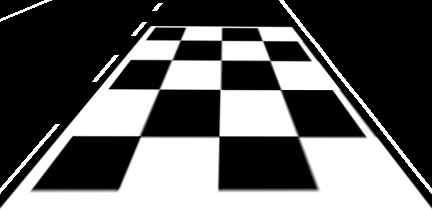
#> input picture checkertest.png, 432 x 210 px
$ python birds-eye.py   (Python 2 division)
#> lines starting #> are read from the running program, lines starting #| are printed output that depends on the picture; after the words box and inside, x2 and y2 are one past the last pixel; in counts of white or black regions, pixels touching at a corner belong together
import numpy as np
import cv2 as cv2
import matplotlib.pyplot as plt
import matplotlib.cm as cm
import math
import numpy.linalg as la
pi = math.pi

#A0145029J_AndresGalavizGomez_Lab7n8

def quatmult(q, r):
	# quaternion multiplication
	out = [0, 0, 0, 0] # output array to hold the result
	out[0] = r[0]*q[0] - r[1]*q[1] - r[2]*q[2] - r[3]*q[3]
	out[1] = r[0]*q[1] + r[1]*q[0] + r[2]*q[3] - r[3]*q[2]
	out[2] = r[0]*q[2] - r[1]*q[3] + r[2]*q[0] + r[3]*q[1]
	out[3] = r[0]*q[3] + r[1]*q[2] - r[2]*q[1] + r[3]*q[0]
	return out

def quat2rot(q):
	rotMat = np.zeros([3, 3])
	rotMat[0,0] = q[0]*q[0] + q[1]*q[1] - q[2]*q[2] - q[3]*q[3]
	rotMat[0,1] = 2*(q[1]*q[2] - q[0]*q[3])
	rotMat[0,2] = 2*(q[1]*q[3] + q[0]*q[2])
	rotMat[1,0] = 2*(q[1]*q[2] + q[0]*q[3])
	rotMat[1,1] = q[0]*q[0] + q[2]*q[2] - q[1]*q[1] - q[3]*q[3]
	rotMat[1,2] = 2*(q[2]*q[3] - q[0]*q[1])
	rotMat[2,0] = 2*(q[1]*q[3] - q[0]*q[2])
	rotMat[2,1] = 2*(q[2]*q[3] + q[0]*q[1])
	rotMat[2,2] = q[0]*q[0] + q[3]*q[3] - q[1]*q[1] - q[2]*q[2]
	return rotMat

def persProj(pts, camQuat, quatmat):
	u0 =0
	v0 =0
	Bu =1
	Bv =1
	ku =1
	kv =1
	f_length = 1
	pts_cam = np.zeros([len(pts), 3])
	for i in range(0,len(pts)):
		u_fp = (f_length * np.dot((pts[i] - camQuat).T, quatmat[0]) * Bu)/(np.dot((pts[i] - camQuat).T, quatmat[2])) + u0
		v_fp = (f_length * np.dot((pts[i] - camQuat).T, quatmat[1]) * Bu)/(np.dot((pts[i] - camQuat).T, quatmat[2])) + v0
		pts_cam[i,:] = [u_fp, v_fp, 1]
	return pts_cam
def ortProj(pts, camQuat, quatmat):
	u0 =0
	v0 =0
	Bu =1
	Bv =1
	pts_cam = np.zeros([len(pts), 3])
	for i in range(0,len(pts)):
		u_fp = (np.dot((pts[i] - camQuat).T, quatmat[0]) * Bu)
		v_fp = (np.dot((pts[i] - camQuat).T, quatmat[1]) * Bu)
		pts_cam[i,:] = [u_fp, v_fp, 1]
	return pts_cam


filename = 'checkertest.png'
img = cv2.imread(filename)
#> img is the input picture: shape (210, 432, 3); min 0, max 255, mean 94.7
gray = cv2.cvtColor(img,cv2.COLOR_BGR2GRAY)

gray = np.float32(gray)
corners = cv2.goodFeaturesToTrack(gray,25,0.01,10)
#> corners = 25 rows, first 8: [59, 124], [92, 81], [118, 55], [131, 35], [146, 22], [152, 10], [162, 3], [109, 88]
corners = np.int0(corners)
pts = np.zeros([len(corners), 3])
#> pts = 25 rows, first 8: [0, 0, 0], [0, 0, 0], [0, 0, 0], [0, 0, 0], [0, 0, 0], [0, 0, 0], [0, 0, 0], [0, 0, 0]
c = 0
for i in corners:
    x,y = i.ravel()
    pts[c,:] = [x,-1*y + 200,0]
    cv2.circle(img,(x,y),3,255,-1)
    c +=1
#> this loop made 25 passes
#> (x, y) on passes 1 to 12: (59, 124), (92, 81), (118, 55), (131, 35), (146, 22), (152, 10), (162, 3), (109, 88), (147, 39), (219, 90), (310, 60), (220, 135)
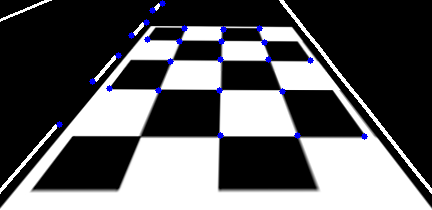
#> img: shape (210, 432, 3); 0.8% of pixels changed, all inside (x1, y1, x2, y2) = (56, 0, 368, 140)
#> after the loop, c = 25; pts = 25 rows, first 8: [59, 76, 0], [92, 119, 0], [118, 145, 0], [131, 165, 0], [146, 178, 0], [152, 190, 0], [162, 197, 0], [109, 112, 0]
plt.imshow(img),plt.show()
for i in range (0,len(pts)):
	plt.scatter(pts[i][0],pts[i][1])
#> this loop made 25 passes

plt.show()
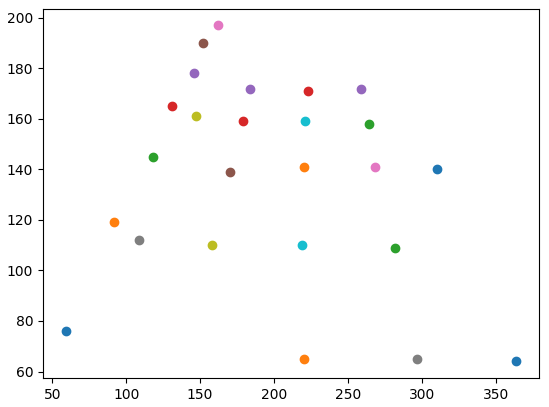
#> figure drawn by matplotlib, 1 panel

# [12 lines of commented-out code are left out]
for i in range (0,len(pts)):
	plt.scatter(pts[i][0],pts[i][1])
plt.show()
print pts
#> (printed output is left out)
rotQuat = [math.cos(pi/12), math.sin(pi/12), 0, 0]
camQuat = np.zeros([4, 3])
camQuat[0] = [220, 0, -5]
camQuat[1] = np.dot(quat2rot(rotQuat), camQuat[0])
camQuat[2] = np.dot(quat2rot(rotQuat), camQuat[1])
camQuat[3] = np.dot(quat2rot(rotQuat), camQuat[2])


# Using the 3D shape points defined in 1.1, and the camera translation
# and orientation for the four frames defined in 1.2 and 1.3, project
# the 3D shape points onto the image planes for all the four frames.
# You need to do both the projection models that we have studied in class: orthographic and perspective.
rotQuat = [math.cos(pi/12), math.sin(pi/12), 0, 0]
quatmat = np.zeros([4, 3, 3])
quatmat[0] = [[1,0,0],[0,1,0],[0,0,1]]
quatmat[1] = np.dot(quat2rot(rotQuat), quatmat[0])
quatmat[2] = np.dot(quat2rot(rotQuat), quatmat[1])
quatmat[3] = np.dot(quat2rot(rotQuat), quatmat[2])


fig = plt.figure()
fig.suptitle('Perspective', fontsize=20)
pts_per_third = np.zeros([len(pts), 3])
#> pts_per_third = 25 rows, first 8: [0, 0, 0], [0, 0, 0], [0, 0, 0], [0, 0, 0], [0, 0, 0], [0, 0, 0], [0, 0, 0], [0, 0, 0]
for i in range (0, 4):
	pts_per = persProj(pts, camQuat[i][:3], quatmat[i])
	if(i == 2):
		pts_per_third = pts_per
	fig.add_subplot(2,2,i+1)   #top left
	for i in range (0,len(pts)):

		plt.scatter(pts_per[i][0],pts_per[i][1])


plt.show()
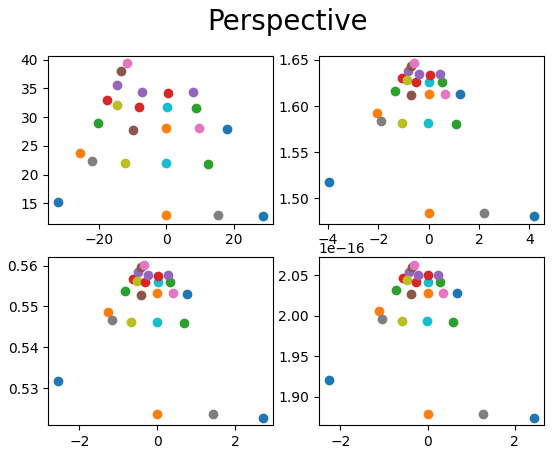
#> figure drawn by matplotlib, 4 panels

fig = plt.figure()
fig.suptitle('Orthographic', fontsize=20)
for i in range (0, 4):
	pts_ort = ortProj(pts, camQuat[i][:3], quatmat[i])
	fig.add_subplot(2,2,i+1)   #top left
	for i in range (0,len(pts)):

		plt.scatter(pts_ort[i][0],pts_ort[i][1])
plt.show()
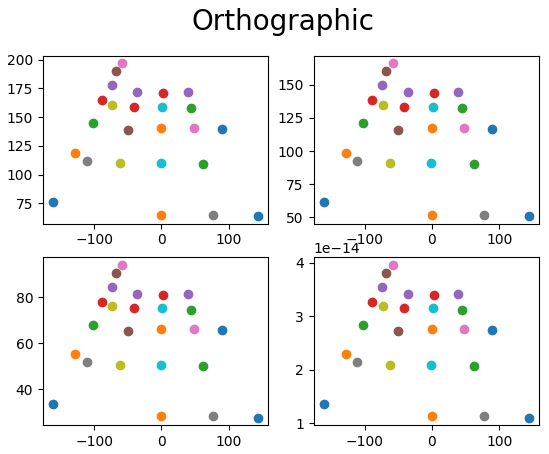
#> figure drawn by matplotlib, 4 panels


matrixP = np.zeros([10, 9])

matrixP[0, :] = [pts[0, 0], pts[0, 1], 1, 0, 0, 0, -1*pts_per_third[0,0]*pts[0, 0], -1*pts_per_third[0,0]*pts[0, 1], -1*pts_per_third[0,0]]
matrixP[1, :] = [0, 0, 0, pts[0, 0], pts[0, 1], 1, -1*pts_per_third[0,1]*pts[0, 0], -1*pts_per_third[0,1]*pts[0, 1], -1*pts_per_third[0,1]]


matrixP[2, :] = [pts[1, 0], pts[1, 1], 1, 0, 0, 0, -1*pts_per_third[1,0]*pts[1, 0], -1*pts_per_third[1,0]*pts[1, 1], -1*pts_per_third[1,0]]
matrixP[3, :] = [0, 0, 0, pts[1, 0], pts[1, 1], 1, -1*pts_per_third[1,1]*pts[1, 0], -1*pts_per_third[1,1]*pts[1, 1], -1*pts_per_third[1,1]]


matrixP[4, :] = [pts[2, 0], pts[2, 1], 1, 0, 0, 0, -1*pts_per_third[2,0]*pts[2, 0], -1*pts_per_third[2,0]*pts[2, 1], -1*pts_per_third[2,0]]
matrixP[5, :] = [0, 0, 0, pts[2, 0], pts[2, 1], 1, -1*pts_per_third[2,1]*pts[2, 0], -1*pts_per_third[2,1]*pts[2, 1], -1*pts_per_third[2,1]]


matrixP[6, :] = [pts[3, 0], pts[3, 1], 1, 0, 0, 0, -1*pts_per_third[3,0]*pts[3, 0], -1*pts_per_third[3,0]*pts[3, 1], -1*pts_per_third[3,0]]
matrixP[7, :] = [0, 0, 0, pts[3, 0], pts[3, 1], 1, -1*pts_per_third[3,1]*pts[3, 0], -1*pts_per_third[3,1]*pts[3, 1], -1*pts_per_third[3,1]]


matrixP[8, :] = [pts[8, 0], pts[8, 1], 1, 0, 0, 0, -1*pts_per_third[8,0]*pts[8, 0], -1*pts_per_third[8,0]*pts[8, 1], -1*pts_per_third[8,0]]
matrixP[9, :] = [0, 0, 0, pts[8, 0], pts[8, 1], 1, -1*pts_per_third[8,1]*pts[8, 0], -1*pts_per_third[8,1]*pts[8, 1], -1*pts_per_third[8,1]]

U,S,VT=la.svd(matrixP)

hV = VT[8,:]
homMat = [[hV[0], hV[1], hV[2]], [hV[3], hV[4], hV[5]], [hV[6], hV[7], hV[8]]]
homMat = homMat / hV[8]
print homMat
